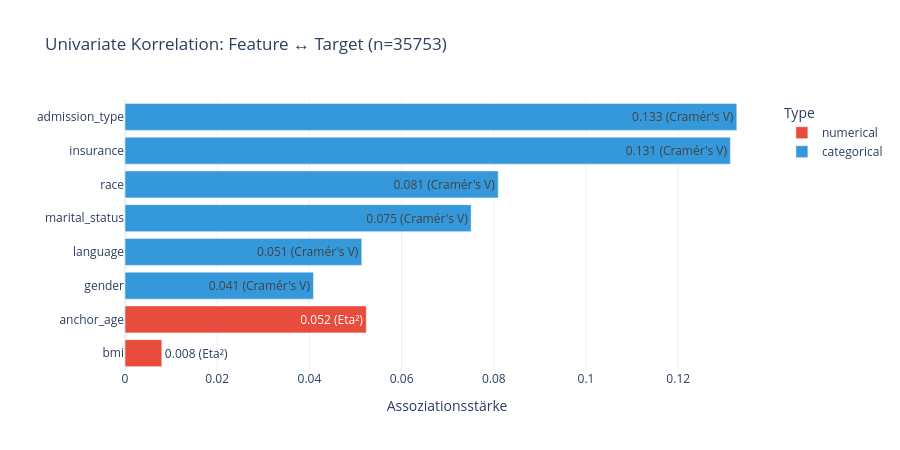

Notebook source saved alongside this figure:
### Markdown cell above
## 8.1 Univariate Korrelation (Feature ↔ Target)

### Code cell
# ── Univariate Korrelation: Wie stark hängt jedes Feature ALLEINE mit dem Target zusammen? ──
from scipy.stats import chi2_contingency, f_oneway

def cramers_v(x, y):
    """Cramér's V: Assoziationsmaß für kategorisch × kategorisch (0 = kein Zusammenhang, 1 = perfekt)."""
    ct = pd.crosstab(x, y)
    chi2 = chi2_contingency(ct)[0]
    n = len(x)
    min_dim = min(ct.shape) - 1
    if min_dim == 0 or n == 0:
        return 0.0
    return np.sqrt(chi2 / (n * min_dim))

def eta_squared(feature_values, target_values):
    """Eta²: Effektstärke für numerisch × kategorisch (ANOVA). 0 = kein Effekt, 1 = perfekter Effekt."""
    groups = [feature_values[target_values == c].dropna() for c in sorted(target_values.unique())]
    groups = [g for g in groups if len(g) > 0]
    if len(groups) < 2:
        return 0.0
    f_stat, p_val = f_oneway(*groups)
    # Eta² = SS_between / SS_total
    grand_mean = feature_values.dropna().mean()
    ss_between = sum(len(g) * (g.mean() - grand_mean)**2 for g in groups)
    ss_total = ((feature_values.dropna() - grand_mean)**2).sum()
    if ss_total == 0:
        return 0.0
    return ss_between / ss_total

# Berechne Korrelation für jedes Feature
df_val_pd = X_val.copy()
df_val_pd['target'] = y_val

correlation_results = []
for feature in FEATURE_COLS:
    if feature in CAT_COLS:
        corr = cramers_v(df_val_pd[feature], df_val_pd['target'])
        method = "Cramér's V"
    else:
        corr = eta_squared(df_val_pd[feature], df_val_pd['target'])
        method = "Eta²"
    
    correlation_results.append({
        'Feature': feature,
        'Correlation': corr,
        'Method': method,
        'Type': 'categorical' if feature in CAT_COLS else 'numerical'
    })

df_corr = pd.DataFrame(correlation_results).sort_values('Correlation', ascending=False)

print("📊 Univariate Korrelation (Feature → Target):\n")
print(df_corr.to_string(index=False, float_format='{:.4f}'.format))

# Plot
fig_corr = px.bar(
    df_corr.sort_values('Correlation'),
    x='Correlation', y='Feature', orientation='h',
    color='Type',
    color_discrete_map={'categorical': '#3498db', 'numerical': '#e74c3c'},
    text=df_corr.sort_values('Correlation').apply(
        lambda r: f"{r['Correlation']:.3f} ({r['Method']})", axis=1
    ),
    title=f"Univariate Korrelation: Feature ↔ Target (n={len(y_val)})",
    labels={'Correlation': 'Assoziationsstärke', 'Feature': ''},
    template='plotly_white'
)
fig_corr.update_layout(height=450)
show_and_save(fig_corr, "correlation_univariate")

### Figure 1 — Plotly figure (JSON) as saved in the notebook; plotly's stock layout.template omitted (floating-point values rounded to 4 significant figures)
{"data": [{"hovertemplate": "Type=numerical<br>Assoziationsstärke=%{x}<br>=%{y}<br>text=%{text}<extra></extra>", "legendgroup": "numerical", "marker": {"color": "#e74c3c", "pattern": {"shape": ""}}, "name": "numerical", "orientation": "h", "showlegend": true, "text": ["0.008 (Eta²)", "0.052 (Eta²)"], "textposition": "auto", "type": "bar", "x": [0.007993, 0.05234], "xaxis": "x", "y": ["bmi", "anchor_age"], "yaxis": "y"}, {"hovertemplate": "Type=categorical<br>Assoziationsstärke=%{x}<br>=%{y}<br>text=%{text}<extra></extra>", "legendgroup": "categorical", "marker": {"color": "#3498db", "pattern": {"shape": ""}}, "name": "categorical", "orientation": "h", "showlegend": true, "text": ["0.041 (Cramér's V)", "0.051 (Cramér's V)", "0.075 (Cramér's V)", "0.081 (Cramér's V)", "0.131 (Cramér's V)", "0.133 (Cramér's V)"], "textposition": "auto", "type": "bar", "x": [0.04089, 0.05136, 0.07508, 0.08096, 0.1313, 0.1327], "xaxis": "x", "y": ["gender", "language", "marital_status", "race", "insurance", "admission_type"], "yaxis": "y"}], "layout": {"barmode": "relative", "height": 450, "legend": {"title": {"text": "Type"}, "tracegroupgap": 0}, "title": {"text": "Univariate Korrelation: Feature ↔ Target (n=35753)"}, "xaxis": {"anchor": "y", "domain": [0, 1], "title": {"text": "Assoziationsstärke"}}, "yaxis": {"anchor": "x", "domain": [0, 1], "title": {"text": ""}}}}
